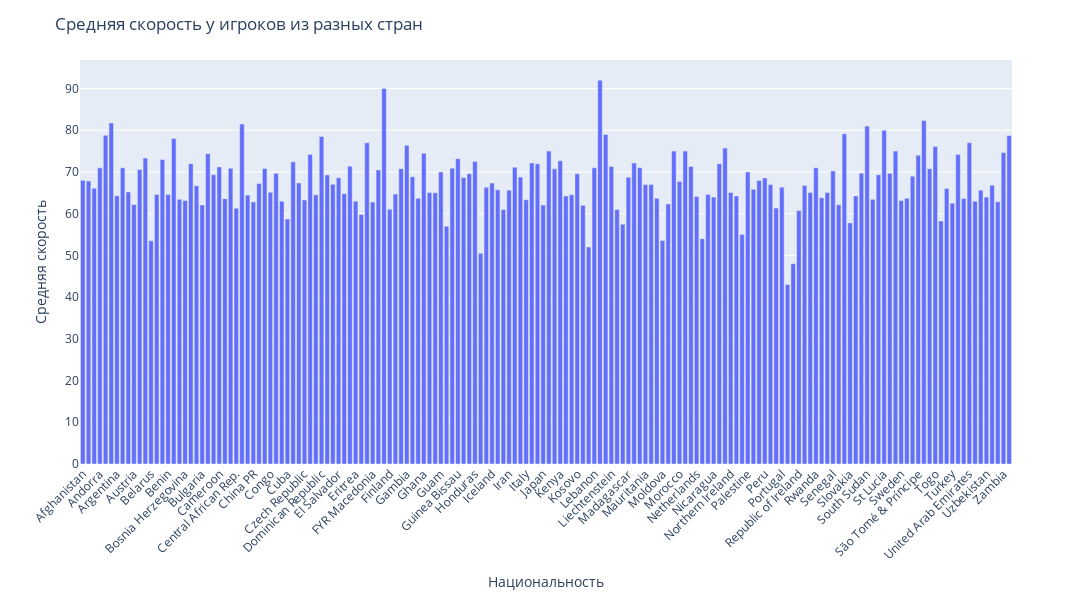

This figure's notebook cell:
### Code cell
temp_df = df.groupby('Nationality', as_index=False)['SprintSpeed'].mean()
fig = px.bar(temp_df, x='Nationality', y='SprintSpeed', width=1200, height=600).update_layout(
    title='Средняя скорость у игроков из разных стран', yaxis_title='Средняя скорость', xaxis_title='Национальность'
)

fig.update_xaxes(tickangle=-45)

### Figure 1 — Plotly figure (JSON) as saved in the notebook; plotly's stock layout.template omitted (floating-point values rounded to 4 significant figures; data arrays with more than 128 entries replaced by an {"elided": "..."} marker saying what was removed)
{"data": [{"alignmentgroup": "True", "hovertemplate": "Nationality=%{x}<br>SprintSpeed=%{y}<extra></extra>", "legendgroup": "", "marker": {"color": "#636efa", "pattern": {"shape": ""}}, "name": "", "offsetgroup": "", "orientation": "v", "showlegend": false, "textposition": "auto", "type": "bar", "x": {"elided": "164 str values"}, "xaxis": "x", "y": {"elided": "164 float values"}, "yaxis": "y"}], "layout": {"barmode": "relative", "height": 600, "legend": {"tracegroupgap": 0}, "margin": {"t": 60}, "title": {"text": "Средняя скорость у игроков из разных стран"}, "width": 1200, "xaxis": {"anchor": "y", "domain": [0.0, 1.0], "tickangle": -45, "title": {"text": "Национальность"}}, "yaxis": {"anchor": "x", "domain": [0.0, 1.0], "title": {"text": "Средняя скорость"}}}}
